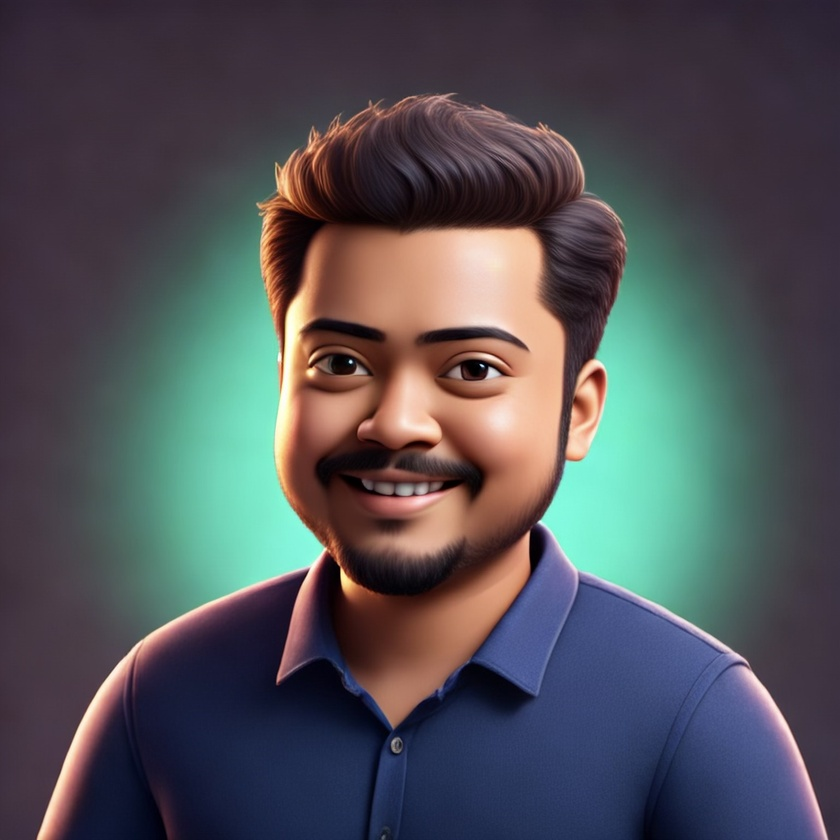
#> input picture media/pk.jpeg, 840 x 840 px, shrunk from 1536 x 1536 before the run
$ python -i app.py   (imports and definitions only)
#> lines starting #> are read from the running program, lines starting #| are printed output that depends on the picture
import streamlit as st
import numpy as np
from PIL import Image, ImageFilter, ImageEnhance
import io

# [10 lines not run here, left out]
# [1 line that did not run here, left out]
# [1 line that did not run here, left out]
# [1 line that did not run here, left out]

# Helper functions
def calculate_brightness(image):
    """Calculate average brightness"""
    img_array = np.array(image.convert('L'))
    return np.mean(img_array)

def calculate_blur(image):
    """Calculate blur using Laplacian variance"""
    img_array = np.array(image.convert('L'))
    laplacian = np.array([[0, 1, 0], [1, -4, 1], [0, 1, 0]])
    # Simple convolution
    padded = np.pad(img_array, 1, mode='edge')
    result = np.zeros_like(img_array, dtype=float)
    for i in range(img_array.shape[0]):
        for j in range(img_array.shape[1]):
            result[i, j] = np.sum(padded[i:i+3, j:j+3] * laplacian)
    return np.var(result)

def calculate_contrast(image):
    """Calculate image contrast (std deviation)"""
    img_array = np.array(image.convert('L'))
    return np.std(img_array)

def perform_qc(image, brightness_th, blur_th, contrast_th):
    """Perform quality control checks"""
    brightness = calculate_brightness(image)
    blur = calculate_blur(image)
    contrast = calculate_contrast(image)

    checks = {
        'brightness': brightness,
        'blur': blur,
        'contrast': contrast,
        'brightness_pass': brightness >= brightness_th * 0.5 and brightness <= brightness_th * 1.5,
        'blur_pass': blur >= blur_th,
        'contrast_pass': contrast >= contrast_th
    }

    checks['overall_pass'] = checks['brightness_pass'] and checks['blur_pass'] and checks['contrast_pass']

    return checks

# Main interface
# [29 lines not run here, left out]

def display_qc_results(image):
    """Display image and QC results"""
    col1, col2 = st.columns(2)

    with col1:
        st.subheader("Input Image")
        st.image(image, use_column_width=True)

    with col2:
        st.subheader("Quality Control Results")

        # Perform QC
        results = perform_qc(image, brightness_threshold, blur_threshold, contrast_threshold)

        # Display overall result
        if results['overall_pass']:
            st.success("✅ PASS: Image meets quality standards")
        else:
            st.error("❌ FAIL: Image does not meet quality standards")

        # Display metrics
        st.markdown("### Quality Metrics")

        col_a, col_b, col_c = st.columns(3)

        with col_a:
            status = "✅" if results['brightness_pass'] else "❌"
            st.metric("Brightness", f"{results['brightness']:.1f}", delta=status)

        with col_b:
            status = "✅" if results['blur_pass'] else "❌"
            st.metric("Sharpness", f"{results['blur']:.1f}", delta=status)

        with col_c:
            status = "✅" if results['contrast_pass'] else "❌"
            st.metric("Contrast", f"{results['contrast']:.1f}", delta=status)

        # Detailed checks
        st.markdown("### Detailed Checks")
        checks_data = [
            ("Brightness Range", "Pass" if results['brightness_pass'] else "Fail",
             f"{results['brightness']:.1f} (Target: {brightness_threshold * 0.5:.1f}-{brightness_threshold * 1.5:.1f})"),
            ("Blur Detection", "Pass" if results['blur_pass'] else "Fail",
             f"{results['blur']:.1f} (Minimum: {blur_threshold})"),
            ("Contrast Level", "Pass" if results['contrast_pass'] else "Fail",
             f"{results['contrast']:.1f} (Minimum: {contrast_threshold})")
        ]

        for check_name, status, value in checks_data:
            col_x, col_y, col_z = st.columns([2, 1, 3])
            col_x.write(check_name)
            if status == "Pass":
                col_y.markdown(":green[Pass]")
            else:
                col_y.markdown(":red[Fail]")
            col_z.write(value)

# Call function if image exists
# [12 lines not run here, left out]

>>> import cv2
>>> picture = cv2.imread('../../../media/pk.jpeg', cv2.IMREAD_GRAYSCALE)
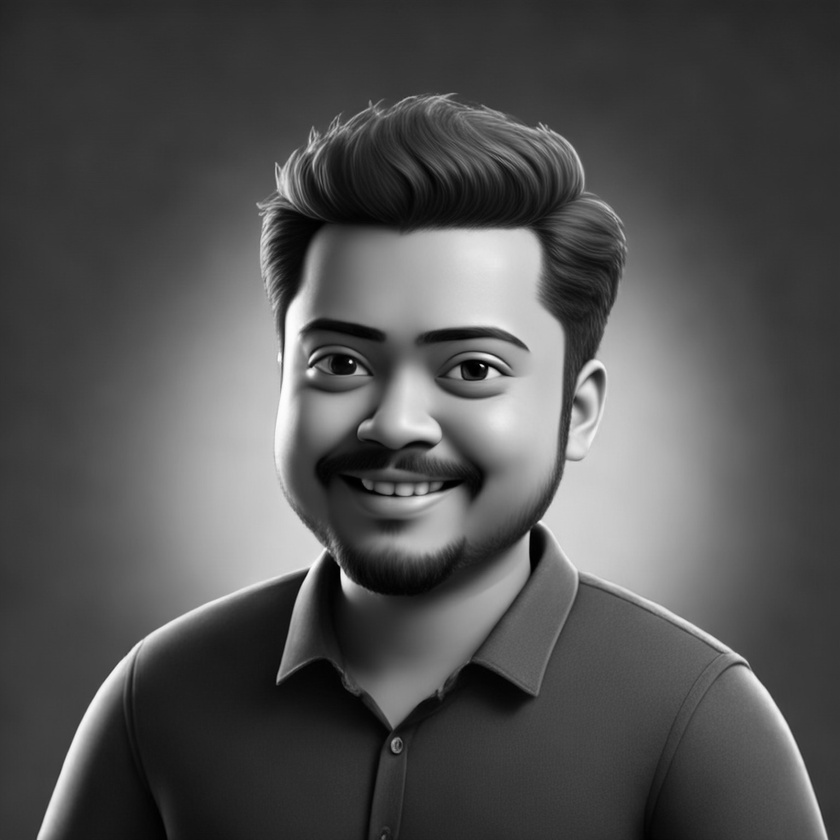
#> picture: shape (840, 840); min 0, max 255, mean 82
#> (the run stopped early here; a loop or call above may not have finished)
